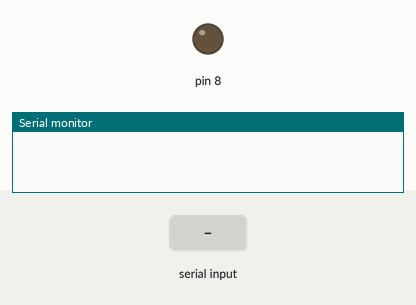
A sketch run on a simulated Arduino Uno, built with avr-gcc and run on an emulated ATmega328P. Shown: output pins drawn as LEDs (lit = HIGH), the last lines printed to the serial monitor. Inputs (shaded band) come from the test bench.

Above: at 1.2 s.
1.3 s: "a\n" received over Serial
At 1.6 s:
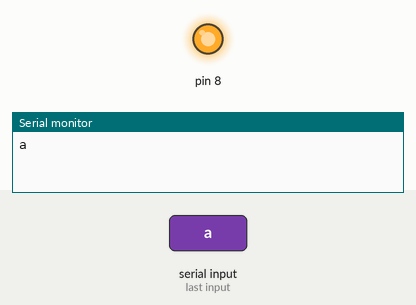
2.8 s: byte 98 ('b') received over Serial
At 3.2 s:
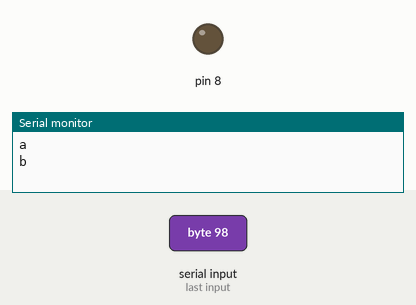
Timing chart, 0 to 5.8 s (numbered marks = the images above; inputs shaded):
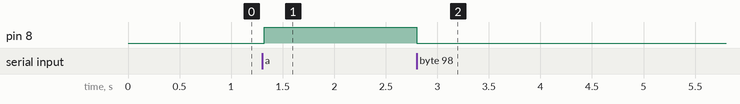

Measured:
- after the input at 1.3 s, pin 8: LOW → HIGH at once
- after the input at 2.8 s, pin 8: HIGH → LOW at once

The sketch:

6-HC05_led.ino
```cpp
void setup(){
  Serial.begin(9600);
  pinMode(8, OUTPUT);
}

void loop(){
  if (Serial.available() > 0)  {
    char data = Serial.read(); // Lê o valor recebido via Bluetooth
    Serial.print(data);
    Serial.print("\n");

    switch (data)    {
      case 'a': digitalWrite(8, HIGH); break; // Caso envie o valor a, liga led.
      case 'b': digitalWrite(8, LOW); break; // Caso envie o valor b, desliga led.
      default : break;
    }
  }
  delay(40);
}
```
